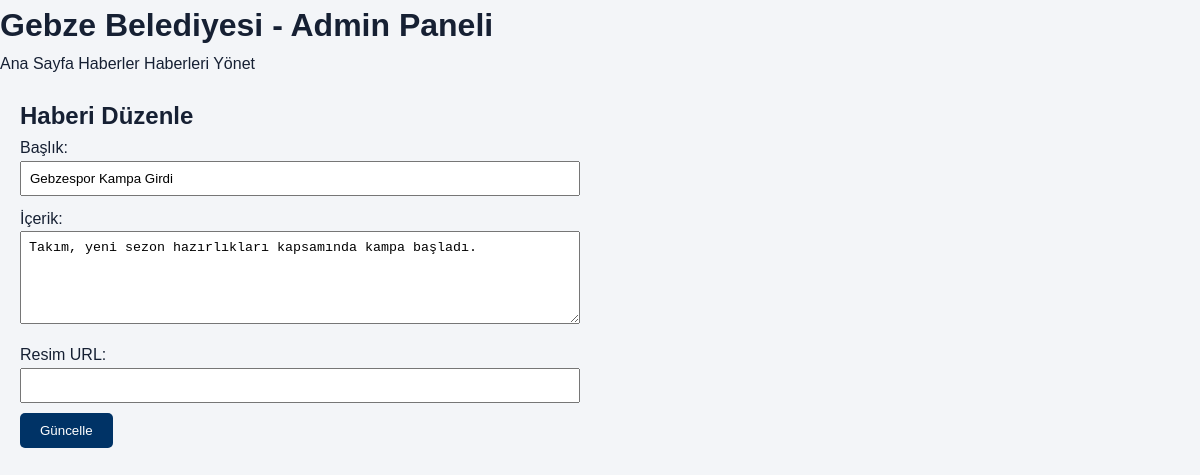
Before: /admin/haber-duzenle.php?id=7 with the older database file.
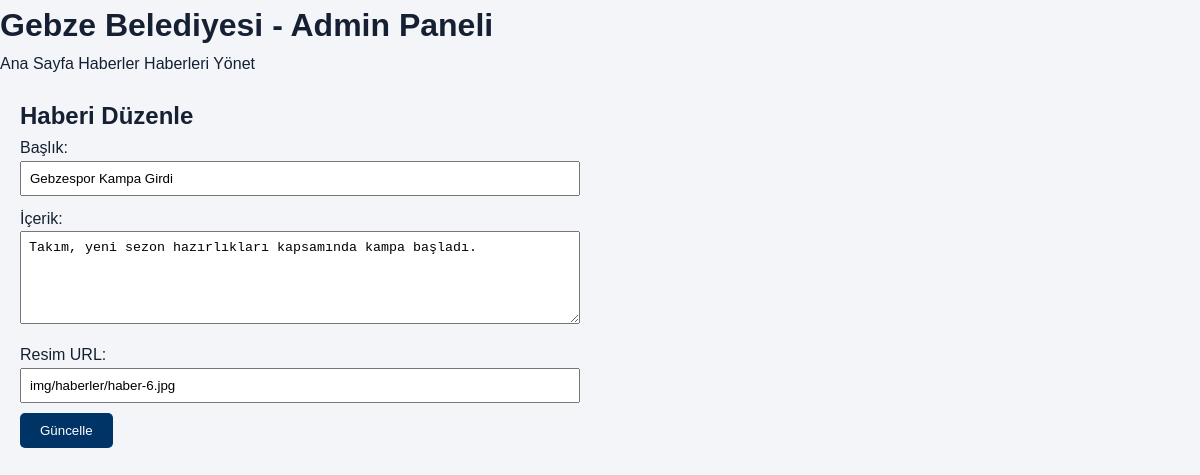
After: the same page with the newer database file.
### tables this page shows
CREATE TABLE `haberler` (
  `id` int(11) NOT NULL,
  `baslik` varchar(255) NOT NULL,
  `icerik` text NOT NULL,
  `resim` varchar(255) NOT NULL,
  `tarih` datetime NOT NULL
);

### admin/haber-duzenle.php (the view, shortened to what this page needs)
<?php
include '../includes/db.php';
$id = $_GET['id'];
$stmt = $conn->prepare("SELECT * FROM haberler WHERE id = ?");
$stmt->execute([$id]);
$haber = $stmt->fetch(PDO::FETCH_ASSOC);
?>
<!DOCTYPE html>
<html lang="tr">
<head>
    <link rel="stylesheet" href="../css/style.css">
</head>
<body>
    <header>
        <h1>Gebze Belediyesi - Admin Paneli</h1>
        <nav>
            <a href="../index.php">Ana Sayfa</a>
            <a href="../pages/haberler.php">Haberler</a>
            <a href="haber-yonet.php">Haberleri Yönet</a>
        </nav>
    </header>
    <main style="padding: 20px; max-width: 600px;">
        <h2>Haberi Düzenle</h2>
        <form method="POST">
            <label>Başlık:</label><br>
            <input type="text" name="baslik" value="<?php echo htmlspecialchars($haber['baslik']); ?>" required style="width: 100%; padding: 8px; margin-bottom: 10px;"><br>
            <label>İçerik:</label><br>
            <textarea name="icerik" rows="5" required style="width: 100%; padding: 8px; margin-bottom: 10px;"><?php echo htmlspecialchars($haber['icerik']); ?></textarea><br>
            <label>Resim URL:</label><br>
            <input type="text" name="resim" value="<?php echo htmlspecialchars($haber['resim']); ?>" style="width: 100%; padding: 8px; margin-bottom: 10px;"><br>
            <button type="submit" style="background: #003366; color: white; padding: 10px 20px; border: none; border-radius: 5px; cursor: pointer;">
                Güncelle
            </button>
        </form>
    </main>
</body>
</html>

Changed rows visible on the page:
changed haberler "Gebzespor Kampa Girdi": resim (not shown) → "img/haberler/haber-6.jpg"
